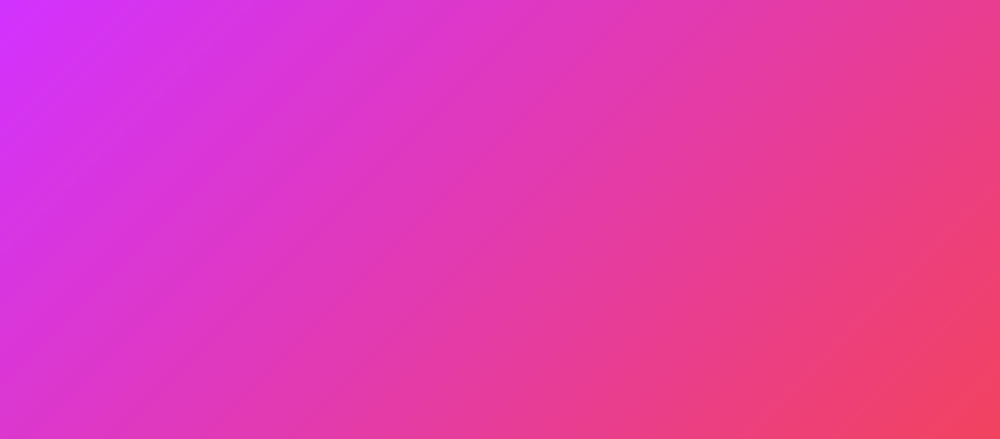
#> input picture data/app_background_image.png, 1000 x 439 px, shrunk from 4920 x 2160 before the run
$ python next_scr.py
#> lines starting #> are read from the running program, lines starting #| are printed output that depends on the picture
# "data/app_background_image.png"
# "result/next_result.png"
# 'data/fonts\Archangelsk.ttf'

from PIL import Image, ImageDraw, ImageFont

def add_text_to_image(image, text, font_path, font_size_factor, text_color, text_position):
    """
    Добавляет текст на изображение.

    Args:
        image (PIL.Image.Image): Исходное изображение
        text (str): Текст для добавления на изображение
        font_path (str): Путь к файлу шрифта
        font_size_factor (float): Коэффициент размера шрифта относительно размера изображения (от 0 до 1)
        text_color (tuple): Цвет текста в формате RGB (например, (255, 255, 255) для белого цвета)
        text_position (tuple): Позиция текста на изображении в формате (x, y), где x и y - координаты в пикселях

    Returns:
        PIL.Image.Image: Изображение с добавленным текстом
    """
    draw = ImageDraw.Draw(image)
    font_size = int(image.height * font_size_factor)
    font = ImageFont.truetype(font_path, font_size)
    draw.text(text_position, text, fill=text_color, font=font)
    return image

# Пример использования функции
# Загрузка изображения
background_image = Image.open('data/app_background_image.png')
#> background_image is the input picture: PIL image 1000x439 RGBA; mean R, G, B, A 226.2, 58.3, 175.2, 255
# Текст для добавления на изображение
text = 'Пример текста'
# Путь к файлу шрифта
font_path = 'data/fonts\Archangelsk.ttf'
# Коэффициент размера шрифта (от 0 до 1)
font_size_factor = 0.2
# Цвет текста в формате RGB
text_color = (255, 255, 255)
# Позиция текста на изображении (по центру)
text_position = ((background_image.width - len(text) * int(background_image.height * font_size_factor)) // 2,
                 background_image.height // 2)
#> text_position = (-66, 219)
# Добавление текста на изображение
image_with_text = add_text_to_image(background_image, text, font_path, font_size_factor, text_color, text_position)
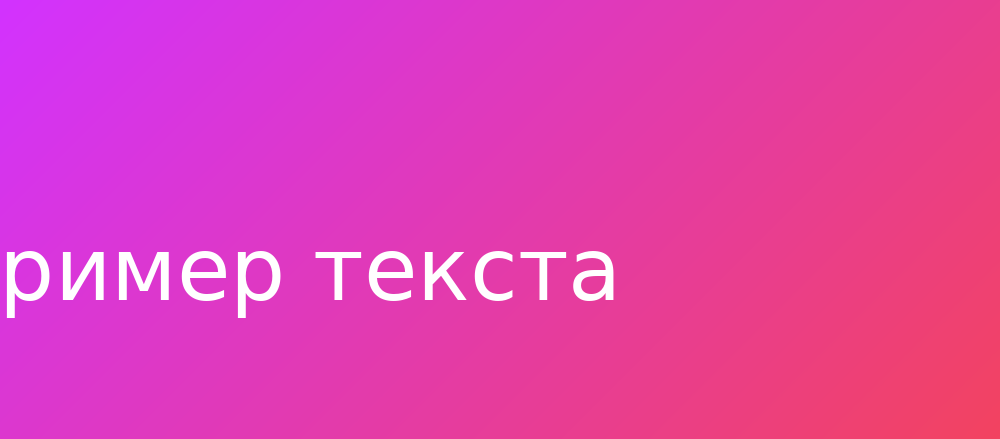
#> image_with_text: PIL image 1000x439 RGBA; mean R, G, B, A 227, 63.1, 176.7, 255
# Сохранение изображения с текстом
image_with_text.save('result/next_result.png')
